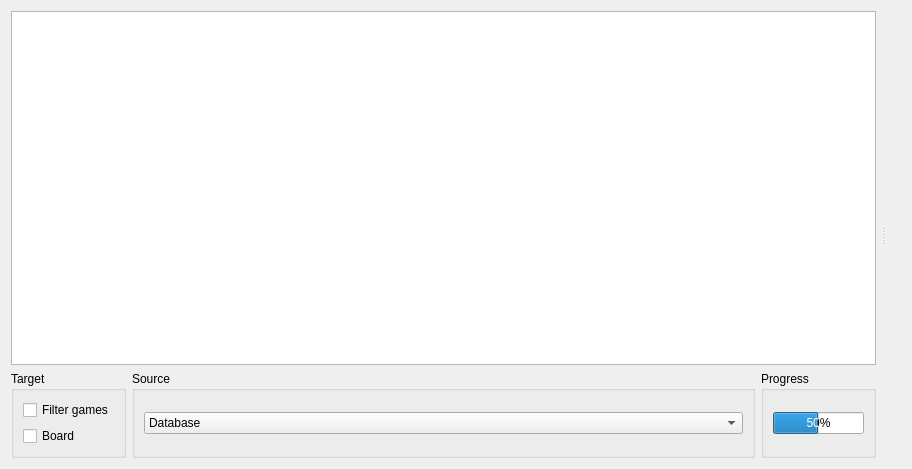
<?xml version="1.0" encoding="UTF-8"?>
<ui version="4.0">
 <class>OpeningTreeWidget</class>
 <widget class="QWidget" name="OpeningTreeWidget">
  <property name="geometry">
   <rect>
    <x>0</x>
    <y>0</y>
    <width>912</width>
    <height>469</height>
   </rect>
  </property>
  <property name="windowTitle">
   <string>Form</string>
  </property>
  <layout class="QVBoxLayout" name="verticalLayout">
   <item>
    <widget class="QSplitter" name="Splitter">
     <property name="orientation">
      <enum>Qt::Horizontal</enum>
     </property>
     <property name="handleWidth">
      <number>4</number>
     </property>
     <widget class="QWidget" name="LeftWidget" native="true">
      <layout class="QVBoxLayout" name="verticalLayout_2">
       <property name="spacing">
        <number>6</number>
       </property>
       <property name="rightMargin">
        <number>6</number>
       </property>
       <item>
        <widget class="TableView" name="OpeningTreeView"/>
       </item>
       <item>
        <layout class="QHBoxLayout" name="horizontalLayout">
         <property name="sizeConstraint">
          <enum>QLayout::SetDefaultConstraint</enum>
         </property>
         <item>
          <widget class="QGroupBox" name="groupBox_2">
           <property name="title">
            <string>Target</string>
           </property>
           <layout class="QVBoxLayout" name="verticalLayout_4">
            <item>
             <widget class="QCheckBox" name="filterGames">
              <property name="text">
               <string>Filter games</string>
              </property>
             </widget>
            </item>
            <item>
             <widget class="QCheckBox" name="makeMove">
              <property name="text">
               <string>Board</string>
              </property>
             </widget>
            </item>
           </layout>
          </widget>
         </item>
         <item>
          <widget class="QGroupBox" name="groupBox">
           <property name="sizePolicy">
            <sizepolicy hsizetype="Expanding" vsizetype="Preferred">
             <horstretch>0</horstretch>
             <verstretch>0</verstretch>
            </sizepolicy>
           </property>
           <property name="title">
            <string>Source</string>
           </property>
           <layout class="QVBoxLayout" name="verticalLayout_5">
            <item>
             <widget class="QComboBox" name="sourceSelector">
              <item>
               <property name="text">
                <string>Database</string>
               </property>
              </item>
              <item>
               <property name="text">
                <string>Filter</string>
               </property>
              </item>
             </widget>
            </item>
           </layout>
          </widget>
         </item>
         <item>
          <widget class="QGroupBox" name="gbProgress">
           <property name="title">
            <string>Progress</string>
           </property>
           <layout class="QHBoxLayout" name="horizontalLayout_3">
            <item>
             <widget class="QProgressBar" name="progress">
              <property name="sizePolicy">
               <sizepolicy hsizetype="Preferred" vsizetype="Fixed">
                <horstretch>0</horstretch>
                <verstretch>0</verstretch>
               </sizepolicy>
              </property>
              <property name="value">
               <number>50</number>
              </property>
             </widget>
            </item>
           </layout>
          </widget>
         </item>
        </layout>
       </item>
      </layout>
     </widget>
     <widget class="QWidget" name="RightWidget" native="true">
      <layout class="QVBoxLayout" name="verticalLayout_3">
       <property name="leftMargin">
        <number>6</number>
       </property>
       <item>
        <layout class="QVBoxLayout" name="OpeningBoardWidget"/>
       </item>
      </layout>
     </widget>
    </widget>
   </item>
  </layout>
 </widget>
 <customwidgets>
  <customwidget>
   <class>TableView</class>
   <extends>QTableView</extends>
   <header>tableview.h</header>
  </customwidget>
 </customwidgets>
 <resources/>
 <connections/>
</ui>
